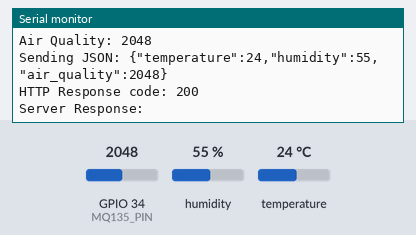
The sketch below on a simulated ESP32. Shown: the last lines printed to the serial monitor. The test bench sets the inputs (shaded band); at power-on: humidity 55 %, GPIO 34 (MQ135_PIN) = 2048, temperature 24 °C. WiFi joins after 1.5 s; servers stay silent unless stated; uploads are accepted with an empty reply.

Above: at 2.7 s.
2.8 s: humidity set to 22 %
At 6.92 s:
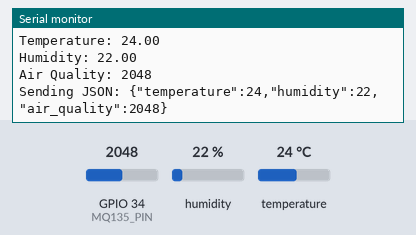
8.6 s: GPIO 34 (MQ135_PIN) set to 2866
At 13.4 s:
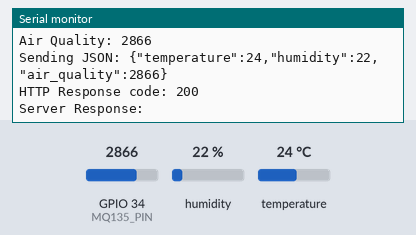
14.4 s: temperature set to 12 °C
At 18.5 s:
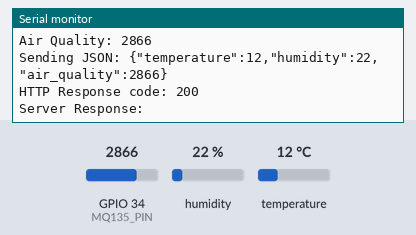
20.2 s: GPIO 34 (MQ135_PIN) set to 3603
At 23.6 s:
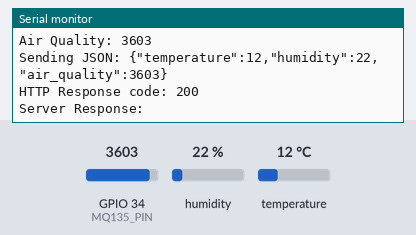
26.0 s: humidity set to 40 %
At 28.7 s:
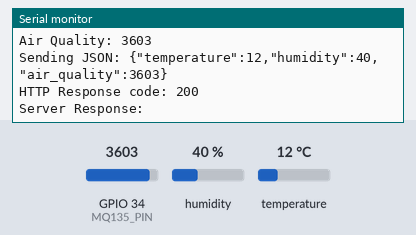
Timing chart, 0 to 30.2 s (numbered marks = the images above; inputs shaded):
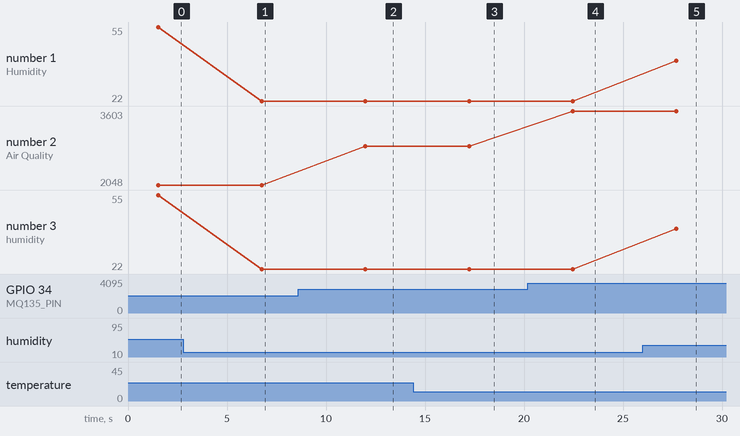

The sketch:

sketch_mar12a.ino
```cpp
// #include <WiFi.h>
// #include <HTTPClient.h>
// #include <ArduinoJson.h>
// #include "DHT.h"

// #define DHTPIN 4
// #define DHTTYPE DHT11
// #define MQ135_PIN 34  // MQ-135 sensor connected to ADC pin GPIO34
// DHT dht(DHTPIN, DHTTYPE);

// const char* ssid = "NEDUET-Wifi Network";
// const char* password = "neduet33iacc44&";
// const char* serverName = "http://192.168.169.157:5000/api/sensors"; // Change to your actual server IP

// void setup() {
//     Serial.begin(115200);
//     WiFi.begin(ssid, password);

//     Serial.print("Connecting to WiFi...");
//     while (WiFi.status() != WL_CONNECTED) {
//         delay(5000);
//         Serial.print(".");
//     }
//     Serial.println("\nConnected to WiFi!");
//     Serial.print("ESP32 IP Address: ");
//     Serial.println(WiFi.localIP());

//     dht.begin();
//     pinMode(MQ135_PIN, INPUT);
// }

// void loop() {
//     if (WiFi.status() == WL_CONNECTED) {
//         float temperature = dht.readTemperature();
//         float humidity = dht.readHumidity();
//         int air_quality = analogRead(MQ135_PIN); // Read from MQ-135 sensor

//         Serial.println("Reading sensor values...");
//         Serial.print("Temperature: "); Serial.println(temperature);
//         Serial.print("Humidity: "); Serial.println(humidity);
//         Serial.print("Air Quality: "); Serial.println(air_quality);

//         WiFiClient client;
//         HTTPClient http;

//         http.begin(client, serverName);
//         http.addHeader("Content-Type", "application/json");

//         StaticJsonDocument<200> doc;
//         doc["temperature"] = temperature;
//         doc["humidity"] = humidity;
//         doc["air_quality"] = air_quality;
//         String requestBody;
//         serializeJson(doc, requestBody);

//         Serial.print("Sending JSON: ");
//         Serial.println(requestBody);

//         int httpResponseCode = http.POST(requestBody);

//         Serial.print("HTTP Response code: ");
//         Serial.println(httpResponseCode);

//         if (httpResponseCode > 0) {
//             String response = http.getString();
//             Serial.println("Server Response: " + response);
//         } else {
//             Serial.println("Error sending request. Check server or WiFi.");
//         }

//         http.end();
//     } else {
//         Serial.println("WiFi Disconnected");
//     }

//     delay(5000);
// }


//-------------------------------------------------------------------------------------------------------------------


#include <WiFi.h>
#include <HTTPClient.h>
#include <ArduinoJson.h>
#include "DHT.h"
#include <WiFiManager.h> // Add this


#define DHTPIN 4
#define DHTTYPE DHT11
#define MQ135_PIN 34  // MQ-135 sensor connected to ADC pin GPIO34
DHT dht(DHTPIN, DHTTYPE);

// Remove hardcoded SSID and password
const char* serverName = "https://bright-aliza-asnaif-bfedfd0f.koyeb.app/api/sensors";

void setup() {
    Serial.begin(115200);

    // WiFiManager setup
    WiFiManager wm;
    bool res;
    res = wm.autoConnect("ESP32-Setup", "esp32password"); // SSID and password for config portal

    if (!res) {
        Serial.println("❌ Failed to connect or timed out.");
        // Optional: reset or retry
        ESP.restart();
    }

    Serial.println("✅ Connected to WiFi using WiFiManager!");
    Serial.print("ESP32 IP Address: ");
    Serial.println(WiFi.localIP());

    dht.begin();
    pinMode(MQ135_PIN, INPUT);
}

void loop() {
    if (WiFi.status() == WL_CONNECTED) {
        float temperature = dht.readTemperature();
        float humidity = dht.readHumidity();
        int air_quality = analogRead(MQ135_PIN); // Read from MQ-135 sensor

        Serial.println("Reading sensor values...");
        Serial.print("Temperature: "); Serial.println(temperature);
        Serial.print("Humidity: "); Serial.println(humidity);
        Serial.print("Air Quality: "); Serial.println(air_quality);

        WiFiClient client;
        HTTPClient http;

        http.begin(client, serverName);
        http.addHeader("Content-Type", "application/json");

        StaticJsonDocument<200> doc;
        doc["temperature"] = temperature;
        doc["humidity"] = humidity;
        doc["air_quality"] = air_quality;
        String requestBody;
        serializeJson(doc, requestBody);

        Serial.print("Sending JSON: ");
        Serial.println(requestBody);

        int httpResponseCode = http.POST(requestBody);

        Serial.print("HTTP Response code: ");
        Serial.println(httpResponseCode);

        if (httpResponseCode > 0) {
            String response = http.getString();
            Serial.println("Server Response: " + response);
        } else {
            Serial.println("Error sending request. Check server or WiFi.");
        }

        http.end();
    } else {
        Serial.println("WiFi Disconnected");
    }

    delay(5000);
}


//------------------------------------------------------------------------------------------------------------------


// #include <WiFi.h>
// #include <HTTPClient.h>
// #include <ArduinoJson.h>
// #include "DHT.h"
// #include <WiFiManager.h> // Add this
// #include <ArduinoOTA.h>


// #define DHTPIN 4
// #define DHTTYPE DHT11
// #define MQ135_PIN 34  // MQ-135 sensor connected to ADC pin GPIO34
// DHT dht(DHTPIN, DHTTYPE);

// // Remove hardcoded SSID and password
// const char* serverName = "http://192.168.100.229:5000/api/sensors";

// void setup() {
//     Serial.begin(115200);

//     // WiFiManager setup
//     WiFiManager wm;
//     bool res;
//     res = wm.autoConnect("ESP32-Setup", "esp32password");

//     if (!res) {
//         Serial.println("❌ Failed to connect or timed out.");
//         ESP.restart();
//     }

//     Serial.println("✅ Connected to WiFi using WiFiManager!");
//     Serial.print("ESP32 IP Address: ");
//     Serial.println(WiFi.localIP());

//     // Initialize OTA
//     ArduinoOTA.setHostname("ESP32-OTA");
//     ArduinoOTA.setPassword("yourpassword");
//     ArduinoOTA.begin();

//     dht.begin();
//     pinMode(MQ135_PIN, INPUT);
// }


// unsigned long lastSendTime = 0;
// const unsigned long sendInterval = 5000; // 5 seconds

// void loop() {
//     ArduinoOTA.handle(); // Should be called as frequently as possible

//     if (millis() - lastSendTime >= sendInterval) {
//         lastSendTime = millis();

//         if (WiFi.status() == WL_CONNECTED) {
//             float temperature = dht.readTemperature();
//             float humidity = dht.readHumidity();
//             int air_quality = analogRead(MQ135_PIN);

//             Serial.println("Reading sensor values...");
//             Serial.print("Temperature: "); Serial.println(temperature);
//             Serial.print("Humidity: "); Serial.println(humidity);
//             Serial.print("Air Quality: "); Serial.println(air_quality);

//             WiFiClient client;
//             HTTPClient http;
//             http.begin(client, serverName);
//             http.addHeader("Content-Type", "application/json");

//             StaticJsonDocument<200> doc;
//             doc["temperature"] = temperature;
//             doc["humidity"] = humidity;
//             doc["air_quality"] = air_quality;

//             String requestBody;
//             serializeJson(doc, requestBody);
//             Serial.print("Sending JSON: ");
//             Serial.println(requestBody);

//             int httpResponseCode = http.POST(requestBody);
//             Serial.print("HTTP Response code: ");
//             Serial.println(httpResponseCode);

//             if (httpResponseCode > 0) {
//                 String response = http.getString();
//                 Serial.println("Server Response: " + response);
//             } else {
//                 Serial.println("Error sending request. Check server or WiFi.");
//             }

//             http.end();
//         } else {
//             Serial.println("WiFi Disconnected");
//         }
//     }
// }
```

Measured:
- after the input at 2.8 s, the serial monitor: prints a new line after 4.0 s (image 1)
- after the input at 8.6 s, the serial monitor: prints a new line after 3.4 s (image 2)
- after the input at 14.4 s, the serial monitor: prints a new line after 2.8 s (image 3)
- after the input at 20.2 s, the serial monitor: prints a new line after 2.3 s (image 4)
- after the input at 26.0 s, the serial monitor: prints a new line after 1.7 s (image 5)
- plotted number 1: 55 → 22 after the input at 2.8 s, 22 → 40 after the input at 26.0 s
- plotted number 2: 2048 → 2866 after the input at 8.6 s, 2866 → 3603 after the input at 20.2 s
- plotted number 3: 55 → 22 after the input at 2.8 s, 22 → 40 after the input at 26.0 s
